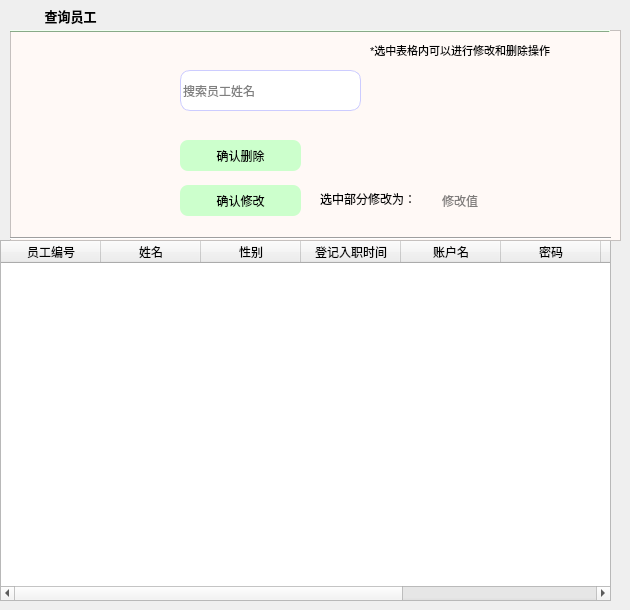
    <widget class="QWidget" name="page_3">
     <widget class="QTableWidget" name="searchTable">
      <property name="geometry">
       <rect>
        <x>0</x>
        <y>240</y>
        <width>611</width>
        <height>361</height>
       </rect>
      </property>
      <property name="styleSheet">
       <string notr="true"/>
      </property>
      <column>
       <property name="text">
        <string>员工编号</string>
       </property>
      </column>
      <column>
       <property name="text">
        <string>姓名</string>
       </property>
      </column>
      <column>
       <property name="text">
        <string>性别</string>
       </property>
      </column>
      <column>
       <property name="text">
        <string>登记入职时间</string>
       </property>
      </column>
      <column>
       <property name="text">
        <string>账户名</string>
       </property>
      </column>
      <column>
       <property name="text">
        <string>密码</string>
       </property>
      </column>
      <column>
       <property name="text">
        <string>权限</string>
       </property>
      </column>
      <column>
       <property name="text">
        <string>身份证号</string>
       </property>
      </column>
      <column>
       <property name="text">
        <string>手机号</string>
       </property>
      </column>
     </widget>
     <widget class="QFrame" name="frame_2">
      <property name="geometry">
       <rect>
        <x>10</x>
        <y>30</y>
        <width>611</width>
        <height>211</height>
       </rect>
      </property>
      <property name="styleSheet">
       <string notr="true">background-color:rgb(255, 249, 246)</string>
      </property>
      <property name="frameShape">
       <enum>QFrame::StyledPanel</enum>
      </property>
      <property name="frameShadow">
       <enum>QFrame::Raised</enum>
      </property>
      <widget class="QLineEdit" name="searchName">
       <property name="geometry">
        <rect>
         <x>170</x>
         <y>40</y>
         <width>181</width>
         <height>41</height>
        </rect>
       </property>
       <property name="styleSheet">
        <string notr="true">border-radius:10px;
background:#FFFFFF;
border:1px solid;
border-color:#CCCCFF;
</string>
       </property>
       <property name="placeholderText">
        <string>搜索员工姓名</string>
       </property>
      </widget>
      <widget class="QToolButton" name="searchNB">
       <property name="geometry">
        <rect>
         <x>370</x>
         <y>40</y>
         <width>101</width>
         <height>41</height>
        </rect>
       </property>
       <property name="styleSheet">
        <string notr="true">background-color:rgb(255, 249, 246);
border:0px;

border-radius:5px</string>
       </property>
       <property name="text">
        <string/>
       </property>
       <property name="icon">
        <iconset>
         <normaloff>../../../../../pictures/search.png</normaloff>../../../../../pictures/search.png</iconset>
       </property>
       <property name="toolButtonStyle">
        <enum>Qt::ToolButtonTextBesideIcon</enum>
       </property>
      </widget>
      <widget class="QLabel" name="label_74">
       <property name="geometry">
        <rect>
         <x>310</x>
         <y>149</y>
         <width>151</width>
         <height>40</height>
        </rect>
       </property>
       <property name="styleSheet">
        <string notr="true">font: 9pt &quot;FontAwesome&quot;;</string>
       </property>
       <property name="text">
        <string>选中部分修改为：</string>
       </property>
      </widget>
      <widget class="QLineEdit" name="modifyvalue">
       <property name="geometry">
        <rect>
         <x>430</x>
         <y>160</y>
         <width>111</width>
         <height>21</height>
        </rect>
       </property>
       <property name="styleSheet">
        <string notr="true">border-radius:5px</string>
       </property>
       <property name="text">
        <string/>
       </property>
       <property name="placeholderText">
        <string>修改值</string>
       </property>
      </widget>
      <widget class="QPushButton" name="commitTableModify">
       <property name="geometry">
        <rect>
         <x>170</x>
         <y>155</y>
         <width>121</width>
         <height>31</height>
        </rect>
       </property>
       <property name="styleSheet">
        <string notr="true">#commitTableModify{background:#CCFFCC;
border-radius:8px}
#commitTableModify:hover
{
background:#CCFF99
}</string>
       </property>
       <property name="text">
        <string>确认修改</string>
       </property>
      </widget>
      <widget class="QLabel" name="label_78">
       <property name="geometry">
        <rect>
         <x>360</x>
         <y>10</y>
         <width>231</width>
         <height>21</height>
        </rect>
       </property>
       <property name="font">
        <font>
         <pointsize>8</pointsize>
        </font>
       </property>
       <property name="text">
        <string>*选中表格内可以进行修改和删除操作</string>
       </property>
      </widget>
      <widget class="QPushButton" name="commitTableDel">
       <property name="geometry">
        <rect>
         <x>170</x>
         <y>110</y>
         <width>121</width>
         <height>31</height>
        </rect>
       </property>
       <property name="styleSheet">
        <string notr="true">#commitTableDel{background:#CCFFCC;
border-radius:8px}
#commitTableDel:hover
{
background:#CCFF99
}</string>
       </property>
       <property name="text">
        <string>确认删除</string>
       </property>
      </widget>
     </widget>
     <widget class="QFrame" name="split_3">
      <property name="geometry">
       <rect>
        <x>10</x>
        <y>30</y>
        <width>600</width>
        <height>2</height>
       </rect>
      </property>
      <property name="styleSheet">
       <string notr="true">color:#CCFFCC;
border-color:#CCFFCC;
background-color:#CCFFCC</string>
      </property>
      <property name="frameShape">
       <enum>QFrame::HLine</enum>
      </property>
      <property name="frameShadow">
       <enum>QFrame::Raised</enum>
      </property>
     </widget>
     <widget class="QToolButton" name="toolButton_2">
      <property name="geometry">
       <rect>
        <x>20</x>
        <y>0</y>
        <width>101</width>
        <height>31</height>
       </rect>
      </property>
      <property name="font">
       <font>
        <family>FontAwesome</family>
        <pointsize>10</pointsize>
        <weight>75</weight>
        <bold>true</bold>
       </font>
      </property>
      <property name="styleSheet">
       <string notr="true">border:none</string>
      </property>
      <property name="text">
       <string>查询员工</string>
      </property>
      <property name="icon">
       <iconset>
        <normaloff>../../../../../pictures/search1.png</normaloff>../../../../../pictures/search1.png</iconset>
      </property>
      <property name="toolButtonStyle">
       <enum>Qt::ToolButtonTextBesideIcon</enum>
      </property>
     </widget>
     <widget class="Line" name="line">
      <property name="geometry">
       <rect>
        <x>10</x>
        <y>230</y>
        <width>601</width>
        <height>16</height>
       </rect>
      </property>
      <property name="orientation">
       <enum>Qt::Horizontal</enum>
      </property>
     </widget>
    </widget>
